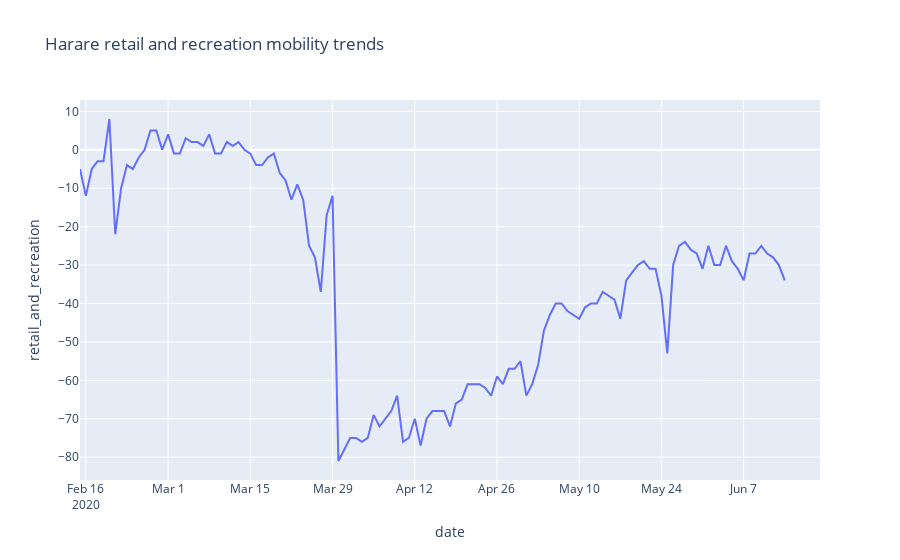

This figure's notebook cell:
### Code cell
# Using plotly.express
import plotly.express as px

import pandas as pd


fig = px.line(zimmobility2, x='date', y='retail_and_recreation', range_x=['2020-02-15','2020-06-20'], title='Harare retail and recreation mobility trends',)

fig.show()

### Figure 1 — Plotly figure (JSON) as saved in the notebook; plotly's stock layout.template omitted (floating-point values rounded to 4 significant figures)
{"data": [{"hovertemplate": "date=%{x}<br>retail_and_recreation=%{y}<extra></extra>", "legendgroup": "", "line": {"color": "#636efa", "dash": "solid"}, "mode": "lines", "name": "", "orientation": "v", "showlegend": false, "type": "scatter", "x": ["2020-02-15", "2020-02-16", "2020-02-17", "2020-02-18", "2020-02-19", "2020-02-20", "2020-02-21", "2020-02-22", "2020-02-23", "2020-02-24", "2020-02-25", "2020-02-26", "2020-02-27", "2020-02-28", "2020-02-29", "2020-03-01", "2020-03-02", "2020-03-03", "2020-03-04", "2020-03-05", "2020-03-06", "2020-03-07", "2020-03-08", "2020-03-09", "2020-03-10", "2020-03-11", "2020-03-12", "2020-03-13", "2020-03-14", "2020-03-15", "2020-03-16", "2020-03-17", "2020-03-18", "2020-03-19", "2020-03-20", "2020-03-21", "2020-03-22", "2020-03-23", "2020-03-24", "2020-03-25", "2020-03-26", "2020-03-27", "2020-03-28", "2020-03-29", "2020-03-30", "2020-03-31", "2020-04-01", "2020-04-02", "2020-04-03", "2020-04-04", "2020-04-05", "2020-04-06", "2020-04-07", "2020-04-08", "2020-04-09", "2020-04-10", "2020-04-11", "2020-04-12", "2020-04-13", "2020-04-14", "2020-04-15", "2020-04-16", "2020-04-17", "2020-04-18", "2020-04-19", "2020-04-20", "2020-04-21", "2020-04-22", "2020-04-23", "2020-04-24", "2020-04-25", "2020-04-26", "2020-04-27", "2020-04-28", "2020-04-29", "2020-04-30", "2020-05-01", "2020-05-02", "2020-05-03", "2020-05-04", "2020-05-05", "2020-05-06", "2020-05-07", "2020-05-08", "2020-05-09", "2020-05-10", "2020-05-11", "2020-05-12", "2020-05-13", "2020-05-14", "2020-05-15", "2020-05-16", "2020-05-17", "2020-05-18", "2020-05-19", "2020-05-20", "2020-05-21", "2020-05-22", "2020-05-23", "2020-05-24", "2020-05-25", "2020-05-26", "2020-05-27", "2020-05-28", "2020-05-29", "2020-05-30", "2020-05-31", "2020-06-01", "2020-06-02", "2020-06-03", "2020-06-04", "2020-06-05", "2020-06-06", "2020-06-07", "2020-06-08", "2020-06-09", "2020-06-10", "2020-06-11", "2020-06-12", "2020-06-13", "2020-06-14"], "xaxis": "x", "y": [-5, -12, -5, -3, -3, 8, -22, -10, -4, -5, -2, 0, 5, 5, 0, 4, -1, -1, 3, 2, 2, 1, 4, -1, -1, 2, 1, 2, 0, -1, -4, -4, -2, -1, -6, -8, -13, -9, -13, -25, -28, -37, -17, -12, -81, -78, -75, -75, -76, -75, -69, -72, -70, -68, -64, -76, -75, -70, -77, -70, -68, -68, -68, -72, -66, -65, -61, -61, -61, -62, -64, -59, -61, -57, -57, -55, -64, -61, -56, -47, -43, -40, -40, -42, -43, -44, -41, -40, -40, -37, -38, -39, -44, -34, -32, -30, -29, -31, -31, -38, -53, -30, -25, -24, -26, -27, -31, -25, -30, -30, -25, -29, -31, -34, -27, -27, -25, -27, -28, -30, -34], "yaxis": "y"}], "layout": {"legend": {"tracegroupgap": 0}, "title": {"text": "Harare retail and recreation mobility trends"}, "xaxis": {"anchor": "y", "domain": [0, 1], "range": ["2020-02-15", "2020-06-20"], "title": {"text": "date"}}, "yaxis": {"anchor": "x", "domain": [0, 1], "title": {"text": "retail_and_recreation"}}}}
